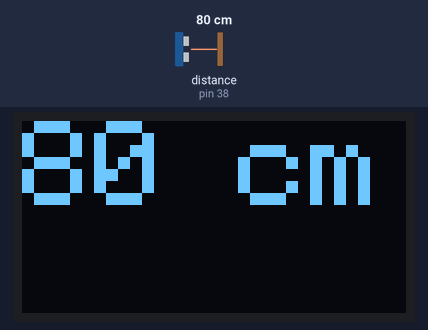
Recording of a sketch running on a simulated Arduino Mega 2560, built with avr-gcc and run on an emulated ATmega2560. Shown: 128×64 one-colour display. Inputs (shaded band) come from the test bench; at power-on: distance to the obstacle (sensor on pin 38) 80 cm. The echo pulse lasts 58.3 µs per cm.

Above: at 1.2 s.
1.3 s: distance to the obstacle (sensor on pin 38) set to 2 cm
At 1.9 s:
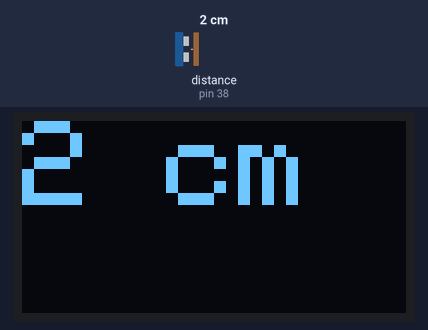
2.8 s: distance to the obstacle (sensor on pin 38) set to 4 cm
At 4.1 s:
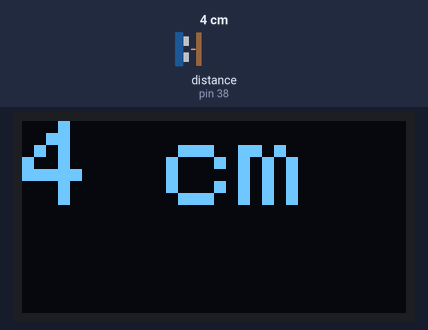
4.4 s: distance to the obstacle (sensor on pin 38) set to 9 cm
At 5.4 s:
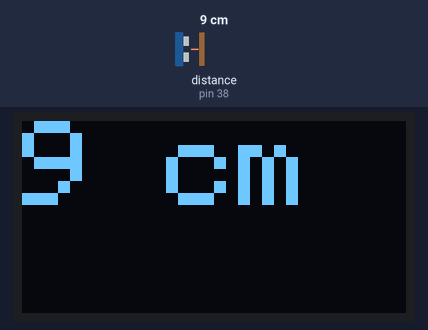
Timing chart, 0 to 7.4 s (numbered marks = the images above; inputs shaded):
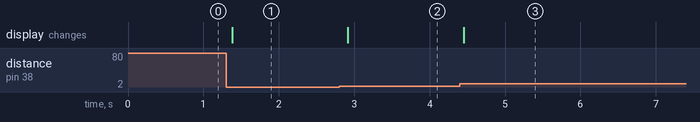

The sketch:

Ultra-sonic_with_0.96OLED.ino
```cpp
#include <SPI.h>
#include <Wire.h>
#include <Adafruit_GFX.h>
#include <Adafruit_SSD1306.h>
#include <Ultrasonic.h>

#define OLED_RESET 4
Adafruit_SSD1306 display(OLED_RESET);

Ultrasonic ultrasonic(36,38); // (Trig PIN,Echo PIN)

#if (SSD1306_LCDHEIGHT != 64)
#error("Height incorrect, please fix Adafruit_SSD1306.h!");
#endif

void setup() {
  Serial.begin(9600);
  display.begin(SSD1306_SWITCHCAPVCC, 0x3C);
  display.clearDisplay();
}

void loop() {
  display.clearDisplay();
  display.setTextSize(4);
  display.setTextColor(WHITE);
  display.setCursor(0,0);
  display.print(ultrasonic.Ranging(CM)); // CM or INC
  display.println(" cm");
  display.display();
  delay(100);
}
```

Measured:
- after the input at 1.3 s, the display: changes after 0.08 s (image 1)
- after the input at 2.8 s, the display: changes after 0.12 s (image 2)
- after the input at 4.4 s, the display: changes after 0.05 s (image 3)
